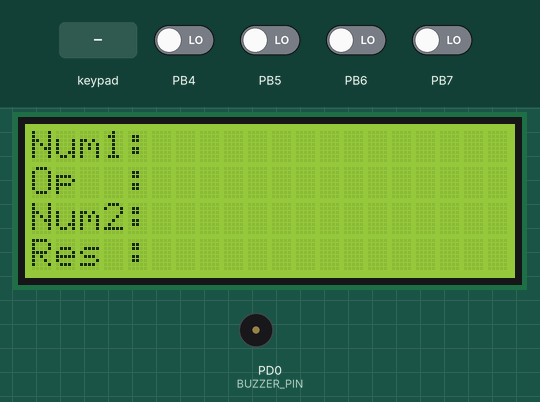
A program run on a simulated ATmega328P, built with avr-gcc and emulated at 16 MHz. Shown: 20×4 character LCD, buzzer (waves = sounding, pin HIGH). Wiring (inferred from the signals the program sends): 4×4 keypad with keys 7 8 9 / 4 5 6 * 1 2 3 - C 0 = +: rows PD4, PD5, PD6, PD7; columns PB0, PB1, PB2, PB3; character LCD (HD44780): RS Q0; E Q2; backlight Q3; data Q4, Q5, Q6, Q7. Wiring (inferred from the names in the program): PCF8574 port expander at I2C address 0x27. The inputs (shaded band) are chosen by the test bench; at power-on: PB4–7 LOW. Pins used as bus, display or sensor lines are not drawn.

Above: at 1.8 s.
1.9 s: keypad keys 1 2 * pressed 0.4 s apart
At 4.1 s:
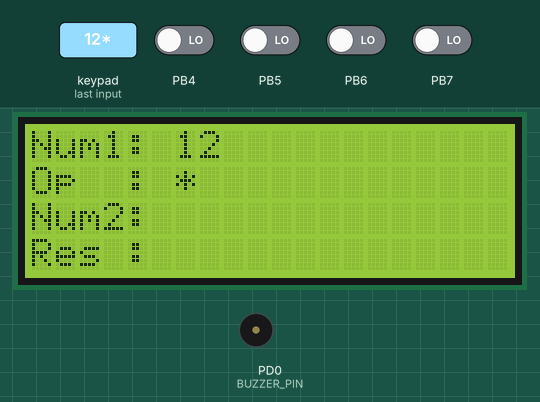
4.6 s: key '7' pressed
6.2 s: key '8' pressed
At 7.5 s:
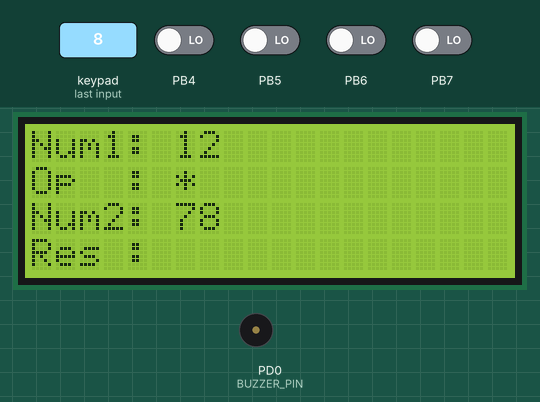
7.8 s: keypad keys 1 2 pressed 0.4 s apart
At 9.4 s:
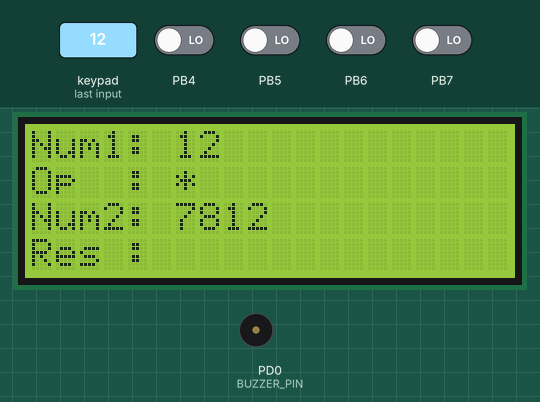
Timing chart, 0 to 10.9 s (numbered marks = the images above; inputs shaded):
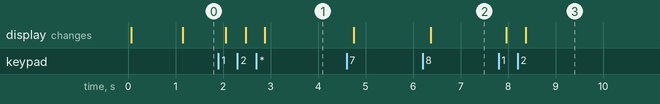

Measured:
- after the input at 1.9 s, the display: first changes after 0.15 s (image 1 shows a later state)
- after the input at 6.2 s, the display: changes after 0.17 s (image 2)
- after the input at 7.8 s, the display: first changes after 0.15 s (image 3 shows a later state)

The program:

main.c
```c
#define F_CPU 16000000UL // 16 MHz clock frequency

#include <avr/io.h>
#include <util/delay.h>
#include <stdlib.h>
#include <string.h>
#include "keypad.h"
#include "lcd.h"

// Buzzer pin
#define BUZZER_PIN PD0    // Pin D0

// Function Prototypes
void Calculator(void);

int main(void) {
	// Configure buzzer pin as output
	DDRD |= (1 << BUZZER_PIN);

	LCD_Init();
	LCD_SetCursor(0, 0);
	LCD_String("Calculator Ready");
	_delay_ms(1000);

	Keypad_Init(); // Initialize keypad

	while (1) {
		Calculator();
	}
}

void Calculator(void) {
	char key, num1[6] = {0}, num2[6] = {0}, op = 0;
	int i = 0, j = 0;
	long result = 0;
	float result_float = 0.0;
	char result_str[16] = {0};

	LCD_Clear();

	// Display labels on each line
	LCD_SetCursor(0, 0);
	LCD_String("Num1: ");
	LCD_SetCursor(0, 1);
	LCD_String("Op  : ");
	LCD_SetCursor(0, 2);
	LCD_String("Num2: ");
	LCD_SetCursor(0, 3);
	LCD_String("Res : ");

	// Get first number
	LCD_SetCursor(6, 0); // After "Num1: "
	while (1) {
		key = Keypad_GetKey();
		if (key && (key >= '0' && key <= '9') && i < 5) {
			num1[i++] = key;
			char temp[2] = {key, '\0'}; // Convert char to string
			LCD_SetCursor(6 + i - 1, 0); // Update cursor position
			LCD_String(temp);
			} else if (key == '+' || key == '-' || key == '*' || key == '/' || key == 'C') {
			break;
		}
		_delay_ms(10);
	}
	num1[i] = '\0';

	if (key == 'C') {
		LCD_Clear();
		LCD_SetCursor(0, 0);
		LCD_String("Calculator Ready");
		_delay_ms(1000);
		return;
	}

	op = key;
	char op_str[2] = {op, '\0'};
	LCD_SetCursor(6, 1); // After "Op  : "
	LCD_String(op_str);

	// Get second number
	LCD_SetCursor(6, 2); // After "Num2: "
	while (1) {
		key = Keypad_GetKey();
		if (key && (key >= '0' && key <= '9') && j < 5) {
			num2[j++] = key;
			char temp[2] = {key, '\0'};
			LCD_SetCursor(6 + j - 1, 2); // Update cursor position
			LCD_String(temp);
			} else if (key == '=') {
			break;
			} else if (key == 'C') {
			LCD_Clear();
			LCD_SetCursor(0, 0);
			LCD_String("Calculator Ready");
			_delay_ms(1000);
			return;
		}
		_delay_ms(10);
	}
	num2[j] = '\0';

	long n1 = atol(num1);
	long n2 = atol(num2);

	// Calculate result
	switch (op) {
		case '+': result = n1 + n2; ltoa(result, result_str, 10); break;
		case '-': result = n1 - n2; ltoa(result, result_str, 10); break;
		case '*': result = n1 * n2; ltoa(result, result_str, 10); break;
		case '/':
		if (n2 != 0) {
			result_float = (float)n1 / n2;
			dtostrf(result_float, 6, 2, result_str);
			} else {
			strcpy(result_str, "Error: Div by 0");
		}
		break;
		default: strcpy(result_str, "Error: Invalid Op"); break;
	}

	// Display result
	LCD_SetCursor(6, 3); // After "Res : "
	LCD_String(result_str);

	// Wait for 'C' to reset
	while (1) {
		key = Keypad_GetKey();
		if (key == 'C') {
			LCD_Clear();
			LCD_SetCursor(0, 0);
			LCD_String("Calculator Ready");
			_delay_ms(1000);
			break;
		}
		_delay_ms(10);
	}
}
```

i2c.c
```c
#include "i2c.h"
#define F_CPU 16000000UL
#define SCL_CLOCK 100000UL  // 100kHz I2C clock

void I2C_Init(void) {
	TWSR = 0x00;  // Prescaler = 1
	TWBR = ((F_CPU / SCL_CLOCK) - 16) / 2;
	TWCR = (1 << TWEN);  // Enable TWI
}

void I2C_Start(void) {
	TWCR = (1 << TWSTA) | (1 << TWEN) | (1 << TWINT);
	while (!(TWCR & (1 << TWINT)));
}

void I2C_Stop(void) {
	TWCR = (1 << TWSTO) | (1 << TWEN) | (1 << TWINT);
}

void I2C_Write(uint8_t data) {
	TWDR = data;
	TWCR = (1 << TWEN) | (1 << TWINT);
	while (!(TWCR & (1 << TWINT)));
}

uint8_t I2C_ReadAck(void) {
	TWCR = (1 << TWEN) | (1 << TWINT) | (1 << TWEA);
	while (!(TWCR & (1 << TWINT)));
	return TWDR;
}

uint8_t I2C_ReadNack(void) {
	TWCR = (1 << TWEN) | (1 << TWINT);
	while (!(TWCR & (1 << TWINT)));
	return TWDR;
}
```

i2c.h
```c
#ifndef I2C_H
#define I2C_H

#include <avr/io.h>

void I2C_Init(void);
void I2C_Start(void);
void I2C_Stop(void);
void I2C_Write(uint8_t data);
uint8_t I2C_ReadAck(void);
uint8_t I2C_ReadNack(void);

#endif
```

keypad.c
```c
/*
 * keypad.c
 * Created: 3/13/2025 3:36:46 PM
 * Author: NC
 */
#include "keypad.h"
#include <util/delay.h>

const char keymap[4][4] = {
    {'7', '8', '9', '/'},
    {'4', '5', '6', '*'},
    {'1', '2', '3', '-'},
    {'C', '0', '=', '+'}
};

void Keypad_Init() {
    // Configure Rows (PD4 - PD7) as outputs, initially HIGH
    ROW_DDR |= 0xF0;  // PD4-PD7 as outputs
    ROW_PORT |= 0xF0; // Set to HIGH

    // Configure Columns (PB0 - PB3) as inputs with pull-ups
    COL_DDR &= ~0x0F;  // PB0-PB3 as inputs
    COL_PORT |= 0x0F;  // Enable pull-ups
}

char Keypad_GetKey() {
    for (uint8_t row = 0; row < 4; row++) {
        ROW_PORT &= ~(1 << (row + 4));  // Set row LOW
        _delay_ms(5);

        for (uint8_t col = 0; col < 4; col++) {
            if (!(COL_PIN & (1 << col))) {  // If column is LOW, key is pressed
                while (!(COL_PIN & (1 << col)));  // Wait until key is released
                ROW_PORT |= (1 << (row + 4));  // Reset row HIGH
                return keymap[row][col];  // Return key value
            }
        }
        ROW_PORT |= (1 << (row + 4));  // Reset row HIGH
    }
    return 0;  // No key pressed
}
```

keypad.h
```c
/*
 * keypad.h
 * Created: 3/13/2025 3:35:50 PM
 * Author: NC
 */
#ifndef KEYPAD_H
#define KEYPAD_H

#include <avr/io.h>

// Define keypad connections
#define ROW_PORT PORTD
#define ROW_DDR  DDRD
#define ROW_PIN  PIND

#define COL_PORT PORTB
#define COL_DDR  DDRB
#define COL_PIN  PINB

void Keypad_Init(void);
char Keypad_GetKey(void);

#endif
```

lcd.c
```c
#include "lcd.h"
#include "i2c.h"
#include <util/delay.h>  // Added to resolve _delay_us and _delay_ms warnings

static void LCD_Send(uint8_t data) {
	I2C_Start();
	I2C_Write(LCD_ADDRESS << 1); // Write mode
	I2C_Write(data);
	I2C_Stop();
}

static void LCD_Write(uint8_t rs, uint8_t data) {
	uint8_t high_nibble = 0, low_nibble = 0;

	// Prepare high nibble (D4-D7) and control bits
	high_nibble = (rs << RS_PIN) | (0 << RW_PIN) | (1 << EN_PIN) | (1 << BL_PIN);
	if (data & 0x10) high_nibble |= (1 << D4_PIN);
	if (data & 0x20) high_nibble |= (1 << D5_PIN);
	if (data & 0x40) high_nibble |= (1 << D6_PIN);
	if (data & 0x80) high_nibble |= (1 << D7_PIN);

	// Prepare low nibble (D4-D7) and control bits
	low_nibble = (rs << RS_PIN) | (0 << RW_PIN) | (1 << EN_PIN) | (1 << BL_PIN);
	if (data & 0x01) low_nibble |= (1 << D4_PIN);
	if (data & 0x02) low_nibble |= (1 << D5_PIN);
	if (data & 0x04) low_nibble |= (1 << D6_PIN);
	if (data & 0x08) low_nibble |= (1 << D7_PIN);

	// Send high nibble with EN high, then low
	LCD_Send(high_nibble);
	_delay_us(1);
	LCD_Send(high_nibble & ~(1 << EN_PIN));
	_delay_us(50);

	// Send low nibble with EN high, then low
	LCD_Send(low_nibble);
	_delay_us(1);
	LCD_Send(low_nibble & ~(1 << EN_PIN));
	_delay_ms(2);
}

void LCD_Init(void) {
	_delay_ms(20); // Wait for LCD to power up
	LCD_Write(0, 0x02); // 4-bit mode
	LCD_Write(0, 0x28); // 4 lines, 5x8 font
	LCD_Write(0, 0x0C); // Display on, cursor off
	LCD_Write(0, 0x06); // Increment cursor
	LCD_Write(0, 0x01); // Clear display
	_delay_ms(2);
}

void LCD_Clear(void) {
	LCD_Write(0, 0x01); // Clear display
	_delay_ms(2);
}

void LCD_SetCursor(uint8_t col, uint8_t row) {
	uint8_t address;
	switch (row) {
		case 0: address = 0x00; break; // Line 1
		case 1: address = 0x40; break; // Line 2
		case 2: address = 0x14; break; // Line 3
		case 3: address = 0x54; break; // Line 4
		default: address = 0x00;
	}
	address += col;
	LCD_Write(0, 0x80 | address); // Set DDRAM address
}

void LCD_String(const char *str) {
	while (*str) {
		LCD_Write(1, *str++); // RS=1 for data
	}
}
```

lcd.h
```c
#ifndef LCD_H
#define LCD_H

#include <avr/io.h>

// I2C LCD configuration (PCF8574)
#define LCD_ADDRESS 0x27  // Default I2C address for PCF8574 (adjust if needed)

// PCF8574 pin mapping for LCD
#define RS_PIN 0  // P0: RS
#define RW_PIN 1  // P1: RW
#define EN_PIN 2  // P2: EN
#define BL_PIN 3  // P3: Backlight
#define D4_PIN 4  // P4: D4
#define D5_PIN 5  // P5: D5
#define D6_PIN 6  // P6: D6
#define D7_PIN 7  // P7: D7

// Function Prototypes
void LCD_Init(void);
void LCD_Clear(void);
void LCD_SetCursor(uint8_t col, uint8_t row);
void LCD_String(const char *str);

#endif
```
